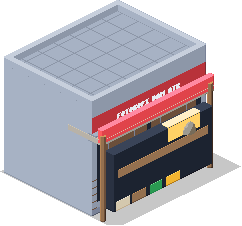
#> input picture assets/street_buildings/kampung/id200_warung_fotokopi_dan_atk_se.png, 242 x 226 px
$ python -i icons.py   (imports and definitions only)
#> lines starting #> are read from the running program, lines starting #| are printed output that depends on the picture
#> further down, picture is the input picture: PIL image 242x226 RGBA; mean R, G, B, A 140.8, 139.2, 151.1, 164.9
# Y2K Windows-style pixel icons, drawn in a 32-unit space and rendered natively at 32 and 16 px.
# Each icon gets the same "system icon" pass: auto outline (dark tint of the fill, or black),
# light top-left inner edge, dark bottom-right inner edge, hard 1-2 px drop shadow.
from PIL import Image, ImageDraw
def hx(c):
    c=c.lstrip('#'); return tuple(int(c[i:i+2],16) for i in (0,2,4))
def mix(a,b,t):
    a,b=hx(a) if isinstance(a,str) else a, hx(b) if isinstance(b,str) else b
    return tuple(int(round(a[i]+(b[i]-a[i])*t)) for i in range(3))
CLEAR=(0,0,0,0)
class IC:
    def __init__(s,n): s.n=n; s.k=n/32; s.im=Image.new('RGBA',(n,n)); s.d=ImageDraw.Draw(s.im)
    def p(s,v): return int(round(v*s.k))
    def P(s,ps): return [(s.p(x),s.p(y)) for x,y in ps]
    def rect(s,x0,y0,x1,y1,c):
        a,b=s.p(x0),s.p(y0); s.d.rectangle([a,b,max(a,s.p(x1)),max(b,s.p(y1))],fill=c)
    def ell(s,x0,y0,x1,y1,c):
        a,b=s.p(x0),s.p(y0); s.d.ellipse([a,b,max(a+1,s.p(x1)),max(b+1,s.p(y1))],fill=c)
    def poly(s,ps,c): s.d.polygon(s.P(ps),fill=c)
    def line(s,ps,c,w=1): s.d.line(s.P(ps),fill=c,width=max(1,s.p(w)) if w>1 else 1)
    def px(s,x,y,c): s.d.point((s.p(x),s.p(y)),fill=c)
    def big(s): return s.n>=32
    # [68 lines left out: functions vgrad, style, bag, hand, hunger, hygiene, not called in this run]
def bladder(s):
    s.rect(5,3,14,16,'#F4F4F4'); s.rect(5,3,14,4,'#D0D0D0'); s.rect(10,7,12,8,'#9A9A9A')
    s.ell(7,13,29,22,'#FFFFFF'); s.ell(11,15,25,20,'#5CB8FF'); s.poly([(12,21),(25,21),(22,29),(15,29)],'#F0F0F0')
# [30 lines left out: functions energy, phone, coin, map_, user, not called in this run]
def talk(s):
    s.ell(2,3,29,22,'#FFFFFF'); s.poly([(7,18),(6,28),(14,20)],'#FFFFFF')
    for x in (9,15,21): s.rect(x,11,x+2,13,'#316AC5')
# [16 lines left out: functions coffee, food, chair, bed, not called in this run]
def box(s):
    s.poly([(3,12),(18,17),(18,30),(3,25)],'#C8935A'); s.poly([(18,17),(29,11),(29,24),(18,30)],'#A0703F')
    s.poly([(3,12),(14,7),(29,11),(18,17)],'#E2B47A'); s.line([(8,10),(23,14)],'#F4E3B0',2 if s.big() else 1)
# [4 lines left out: function lock, not called in this run]
def fart(s):
    for b in [(2,12,17,27),(10,5,25,20),(16,13,30,28)]: s.ell(*b,'#A8D06A')
    if s.big(): s.ell(13,8,18,12,'#D6EBA3'); s.ell(5,15,9,19,'#D6EBA3')
def pee(s):
    s.ell(7,12,25,30,'#F5D547'); s.poly([(16,2),(8,19),(24,19)],'#F5D547')
    if s.big(): s.rect(11,17,12,22,'#FFF2A8')
# [4 lines left out: function emote, not called in this run]
def cancel(s):
    s.ell(2,2,29,29,'#E5484D'); s.line([(10,10),(21,21)],'#FFFFFF',3); s.line([(10,21),(21,10)],'#FFFFFF',3)
def warn(s):
    s.poly([(16,2),(30,28),(2,28)],'#F5C842'); s.rect(15,10,17,20,'#000000'); s.rect(15,23,17,25,'#000000')
def info(s):
    s.ell(2,2,29,29,'#2A7BF6'); s.rect(14,13,17,24,'#FFFFFF'); s.rect(14,7,17,10,'#FFFFFF')
def check(s):
    s.ell(2,2,29,29,'#3C9A3C'); s.line([(8,16),(13,21),(23,10)],'#FFFFFF',3)
# [9 lines left out: functions clock, hourglass, not called in this run]
def key(s):
    s.ell(2,10,14,22,'#E0A526'); s.ell(5,13,11,19,CLEAR)
    s.rect(13,14,29,17,'#E0A526'); s.rect(22,17,24,21,'#C99A2E'); s.rect(26,17,29,22,'#C99A2E')
def book(s):
    s.rect(6,3,26,29,'#9C2F3A'); s.rect(6,3,9,29,'#6E1F28'); s.rect(23,5,26,28,'#F4F0E0'); s.rect(12,8,20,11,'#E0A526')
def bottle(s):
    s.rect(13,2,19,6,'#3E6FA8'); s.rect(12,6,20,9,'#BFE6FF'); s.rect(9,9,23,29,'#9AD3FF'); s.rect(9,15,23,22,'#3E6FA8')
    if s.big(): s.line([(11,10),(11,28)],'#E6F5FF')
def house(s):
    s.rect(21,5,24,12,'#7A2E35'); s.poly([(16,2),(30,15),(2,15)],'#C0392B')
    s.rect(6,15,26,29,'#F1E3C4'); s.rect(14,20,18,29,'#8A5A3C'); s.rect(8,18,12,22,'#5CB8FF'); s.rect(20,18,24,22,'#5CB8FF')
# [4 lines left out: function work, not called in this run]
OUTLINE={'hand':'#000000','warn':'#5A4300','cancel':'#7A1515','check':'#1D4F1D','info':'#0A246A'}
DEFS=dict(bag=bag,hand=hand,hunger=hunger,hygiene=hygiene,bladder=bladder,energy=energy,phone=phone,coin=coin,map=map_,user=user,talk=talk,
 coffee=coffee,food=food,chair=chair,bed=bed,box=box,lock=lock,fart=fart,pee=pee,emote=emote,cancel=cancel,warn=warn,info=info,check=check,
 clock=clock,hourglass=hourglass,key=key,book=book,bottle=bottle,house=house,work=work)
_cache={}
# [6 lines left out: function get, not called in this run]
def grey(img):
    g=img.convert('LA').convert('RGBA'); px=g.load(); a=img.split()[3]
#> after `g = img.convert('LA').convert('RGBA')`:
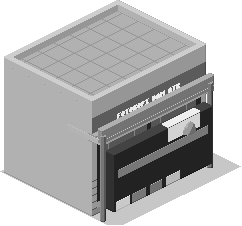
#> g: PIL image 242x226 RGBA; mean R, G, B, A 141.1, 141.1, 141.1, 164.9; transparent parts drawn white
#> after `a = img.split()[3]`:
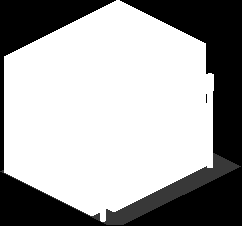
#> a: PIL image 242x226 L; min 0, max 255, mean 164.9
    out=Image.new('RGBA',img.size); o=out.load(); al=a.load()
#> after `out = Image.new('RGBA', img.size)`: out: PIL image 242x226 RGBA; every value is 0
    for y in range(img.height):
        for x in range(img.width):
            if al[x,y]: v=px[x,y][0]; v=int(150+v*0.35); o[x,y]=(v,v-2,v-8,min(al[x,y],200))
    return out

>>> from PIL import Image
>>> picture = Image.open('../../street_buildings/kampung/id200_warung_fotokopi_dan_atk_se.png')
>>> result = grey(picture)
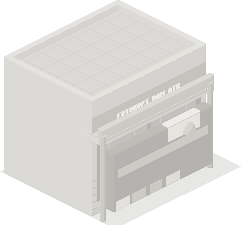
#> result: PIL image 242x226 RGBA; mean R, G, B, A 134, 132.7, 128.6, 129.9; transparent parts drawn white

$ run again, on assets/street_buildings/kampung/id200_bangunan_rumah_kontrakan_petak_sw.png
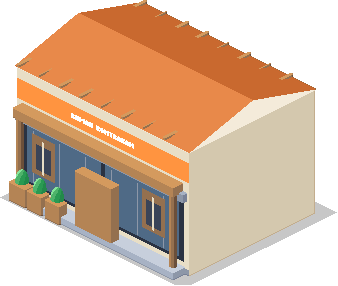
#> input picture assets/street_buildings/kampung/id200_bangunan_rumah_kontrakan_petak_sw.png, 338 x 286 px
#> picture is the input picture: PIL image 338x286 RGBA; mean R, G, B, A 176, 149.2, 129.7, 167
#> in grey, `a = img.split()[3]`:
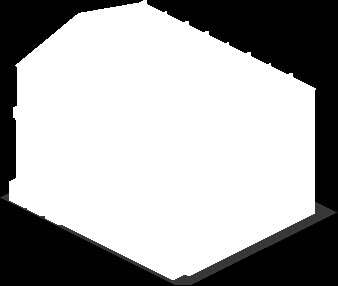
#> a: PIL image 338x286 L; min 0, max 255, mean 167
#> out: PIL image 338x286 RGBA; every value is 0
#> `result = grey(picture)`:
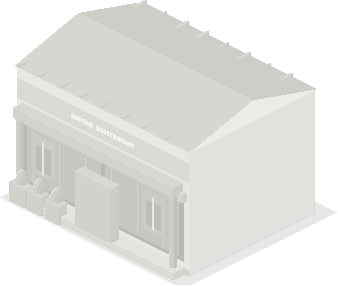
#> result: PIL image 338x286 RGBA; mean R, G, B, A 137.6, 136.3, 132.2, 131.3; transparent parts drawn white
